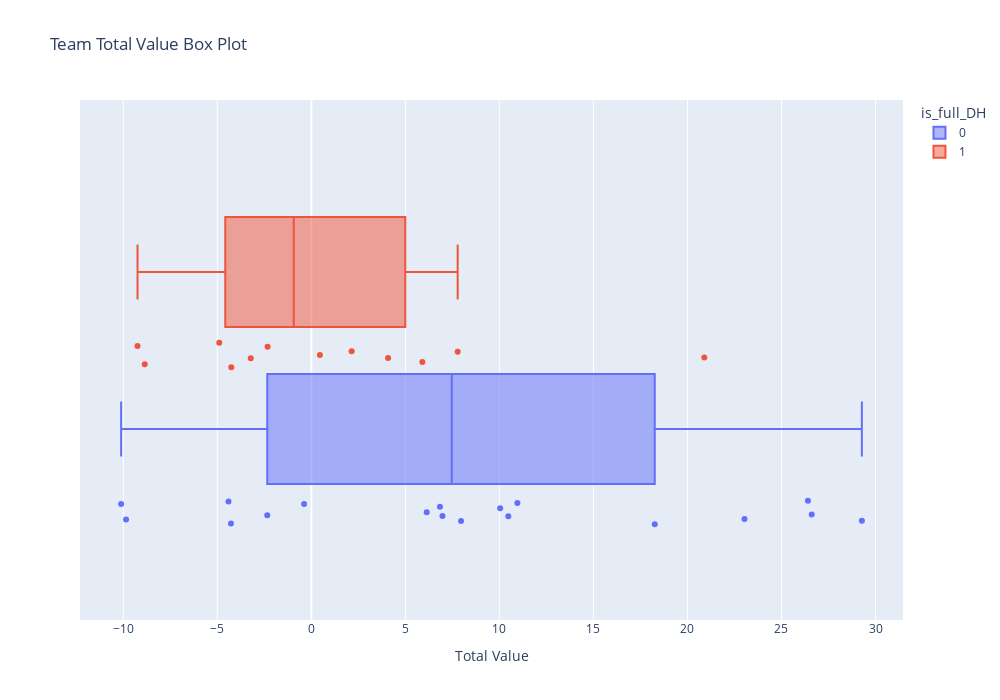

Notebook cell for this chart:
### Code cell
## box plot of team total value
team_val_box = px.box(team_df, x='Total Value', title='Team Total Value Box Plot', color='is_full_DH', height=700, width=1000, points='all')
team_val_box.show()

### Figure 1 — Plotly figure (JSON) as saved in the notebook; plotly's stock layout.template omitted (floating-point values rounded to 4 significant figures)
{"data": [{"alignmentgroup": "True", "boxpoints": "all", "hovertemplate": "is_full_DH=0<br>Total Value=%{x}<extra></extra>", "legendgroup": "0", "marker": {"color": "#636efa"}, "name": "0", "notched": false, "offsetgroup": "0", "orientation": "h", "showlegend": true, "type": "box", "x": [18.26, 6.973, 10.47, 23.03, 6.135, 7.96, 10.04, -10.11, -2.344, -4.274, 29.27, 10.96, -0.3845, -4.405, 6.839, 26.61, -9.851, 26.4], "x0": " ", "xaxis": "x", "y0": " ", "yaxis": "y"}, {"alignmentgroup": "True", "boxpoints": "all", "hovertemplate": "is_full_DH=1<br>Total Value=%{x}<extra></extra>", "legendgroup": "1", "marker": {"color": "#EF553B"}, "name": "1", "notched": false, "offsetgroup": "1", "orientation": "h", "showlegend": true, "type": "box", "x": [-8.859, -3.221, 2.143, 4.083, 20.89, -2.327, 0.4554, 5.903, -4.895, -4.257, 7.782, -9.242], "x0": " ", "xaxis": "x", "y0": " ", "yaxis": "y"}], "layout": {"boxmode": "group", "height": 700, "legend": {"title": {"text": "is_full_DH"}, "tracegroupgap": 0}, "title": {"text": "Team Total Value Box Plot"}, "width": 1000, "xaxis": {"anchor": "y", "domain": [0, 1], "title": {"text": "Total Value"}}, "yaxis": {"anchor": "x", "domain": [0, 1]}}}
